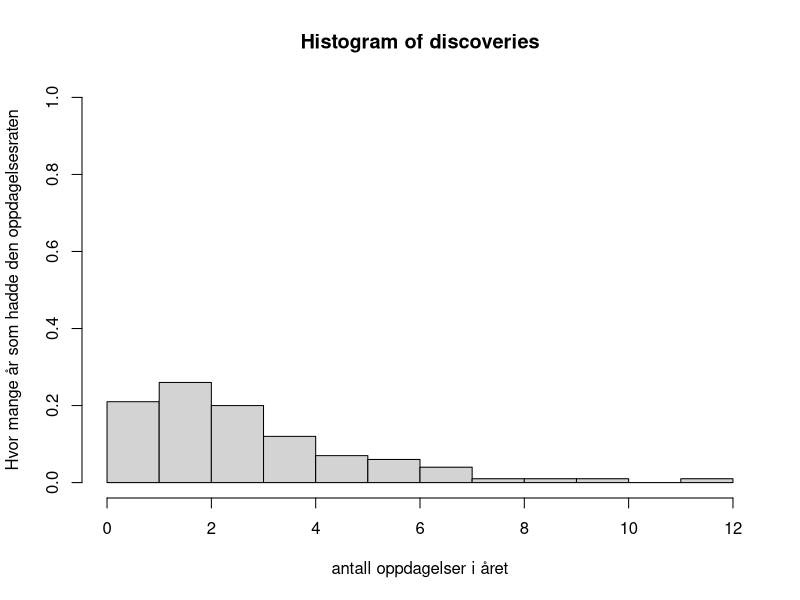
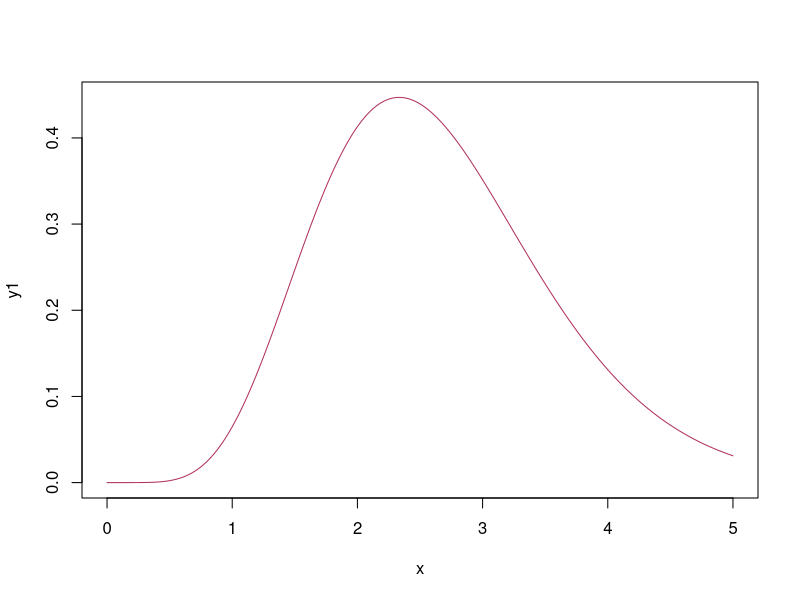
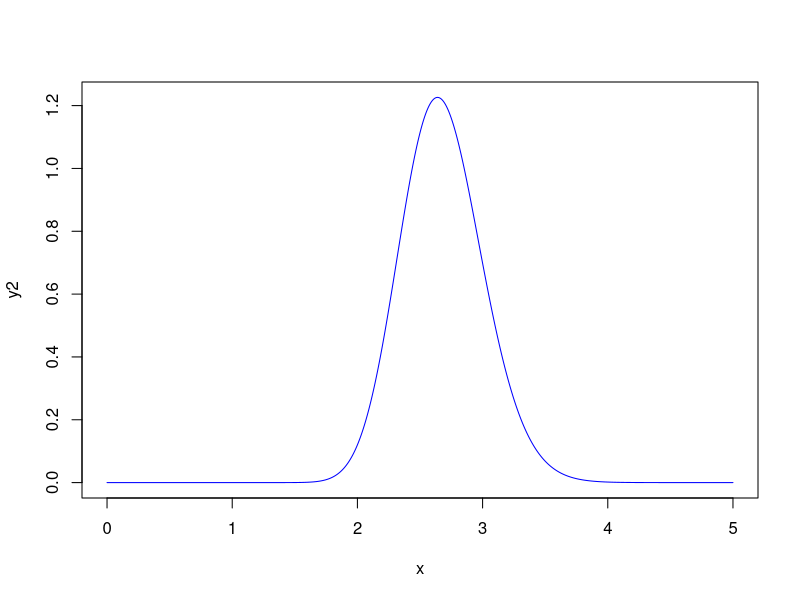
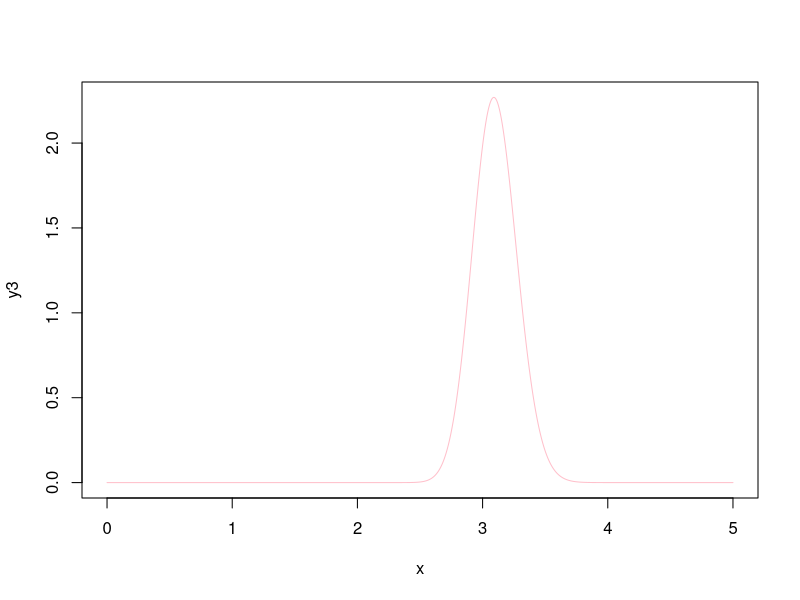
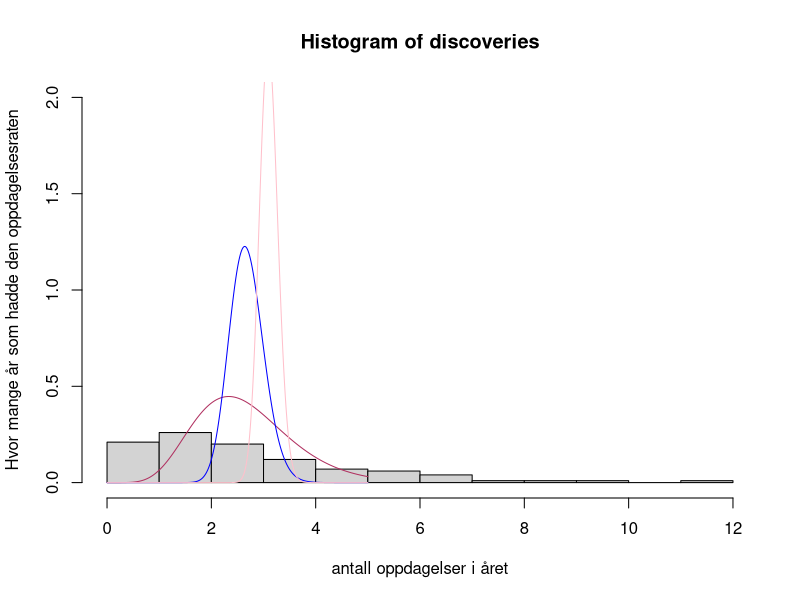

Source code (R) for these figures, in order:
library(datasets)
bæsj=discoveries
bæsj
#Histogram
k=12
hist(discoveries,breaks=k,ylab = "Hvor mange år som hadde den oppdagelsesraten",
     xlab = "antall oppdagelser i året", probability = TRUE, ylim = c(0,1))
k0=0
tau0=0


#Etter 3 år
t=3
n=sum(discoveries[1:3])
k1=k0+n
tau1=tau0+t
x=seq(0,5,0.001)
y1=dgamma(x, k1, tau1)
plot(x,y1, type='l',col="maroon")


  #Neste 22 år. Totalt 25 år
  n=sum(discoveries[4:25])
  t=22
  k2=k1+n
  tau2=tau1+t
  y2=dgamma(x, k2, tau2)
  plot(x,y2, type='l',col="blue")


#Neste 75 år. Totalt 100 år
n=sum(discoveries[26:100])
t=75
k3=k2+n
tau3=tau2+t
y3=dgamma(x, k3, tau3)
plot(x,y3, type='l',col="pink")




hist(discoveries,breaks=k,ylab = "Hvor mange år som hadde den oppdagelsesraten",
     xlab = "antall oppdagelser i året", probability = TRUE, ylim = c(0,2))
lines(x,y1, type='l',col="maroon", ylim = c(0,3))
lines(x,y2, type='l',col="blue")
lines(x,y3, type='l',col="pink")

# Finne P(X=5)
X = 2
tau3/(tau3-X)
x10 = round(dnbinom(5,k3,tau3/(tau3+2))*100, 4)

paste("P (X=5) over to år vil dæ være ", x10, "%")
# 

